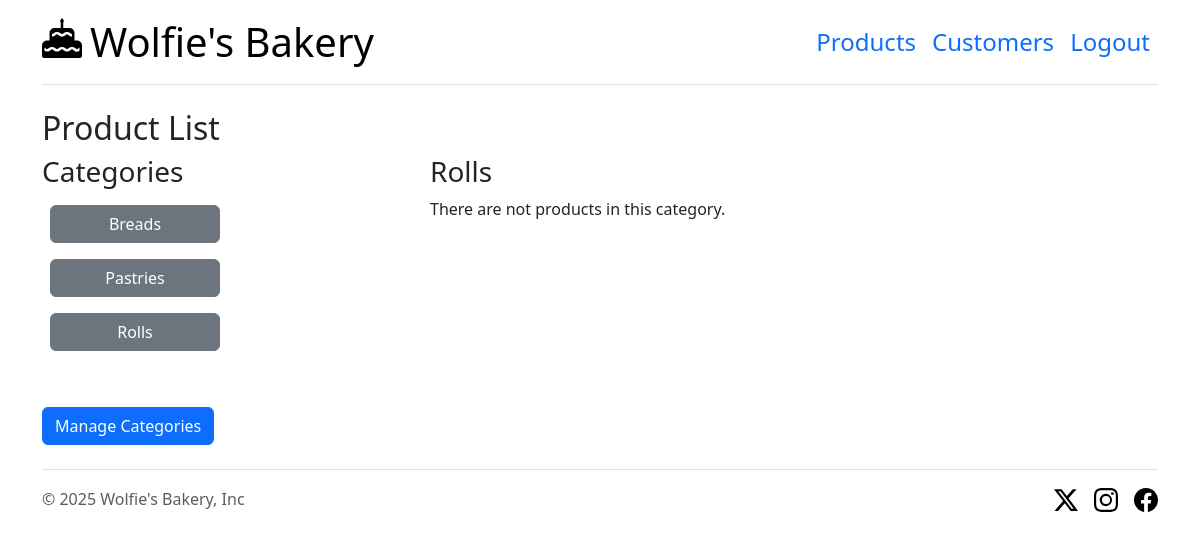
The page /product?category_id=5 (signed in) on the database its author committed.
### tables this page shows
CREATE TABLE "CATEGORIES" (
	"CategoryID"	INTEGER NOT NULL UNIQUE,
	"CategoryName"	TEXT NOT NULL UNIQUE,
	PRIMARY KEY("CategoryID" AUTOINCREMENT)
);

### app.py (the view)
@app.route("/product")
def product_list():
    if "logged_in" not in session or not session["logged_in"]:
        return app.redirect(url_for("login"))
    category_id_string = request.args.get("category_id")
    categories = CategoriesTable.get()
    if category_id_string and category_id_string.isdigit():
        category_id = int(category_id_string)
        if CategoriesTable.get_by_id(category_id) is None:
            category_id = categories[0]["CategoryID"]
    else:
        category_id = categories[0]["CategoryID"]
    products = ProductsTable.get_by_category_id(category_id)
    category = CategoriesTable.get_by_id(category_id)
    category_name = category["CategoryName"]
    return render_template(
        "product_list.jinja",
        category_name=category_name,
        categories=categories,
        products=products,
    )

### app.py (called while the page is built)
@app.teardown_appcontext
def close_connection(exception):
    close_db()

### model/categories_table.py (called while the page is built)
    @staticmethod
    def get():
        try:
            db = get_db()
            result = db.execute("SELECT * FROM CATEGORIES")
            categories = result.fetchall()
            categories = [dict(category) for category in categories]
            return categories
        except sqlite3.Error as error:
            print("ERROR: " + str(error))
            abort(500)

    @staticmethod
    def get_by_id(category_id):
        try:
            db = get_db()
            query = "SELECT * FROM CATEGORIES WHERE CategoryID = ?"
            data = [category_id]
            result = db.execute(query, data)
            category = result.fetchone()
            if category is not None:
                category = dict(category)
            return category
        except sqlite3.Error as error:
            print("ERROR: " + str(error))
            abort(500)

### model/database.py (called while the page is built)
def get_db():
    db = getattr(g, "_database", None)
    if db is None:
        db = g._database = sqlite3.connect(DATABASE)
        db.row_factory = sqlite3.Row
    return db

### model/products_table.py (called while the page is built)
    @staticmethod
    def get_by_category_id(category_id):
        try:
            db = get_db()
            query = "SELECT * FROM PRODUCTS WHERE CategoryID = ?"
            data = [category_id]
            result = db.execute(query, data)
            products = result.fetchall()
            products = [dict(product) for product in products]
            return products
        except sqlite3.Error as error:
            print("ERROR: " + str(error))
            abort(500)

### templates/product_list.jinja
{% extends "base.jinja" %}
{% block content %}
<main>
    <h2>Product List</h2>
    <div class="row g-5">
        <div class="col-md-4">
            <h3>Categories</h3>
            {% for category in categories %}
                <div class="block">
                <a href="{{ url_for('product_list', category_id=category.CategoryID) }}" class="m-2 w-50 btn btn-secondary">
                    {{ category.CategoryName }}
                </a>
                </div>
            {% endfor %}
        </div>
        <div class="col-md-8">
            <h3> {{ category_name }} </h3>
            {% if products %}
            <table class="table table-striped w-auto">
                <thead class="table-dark">
                    <tr>
                        <th>Code</th>
                        <th>Name</th>
                        <th class="right">Price</th>
                        <th>&nbsp;</th>
                    </tr>
                </thead>
                <tbody>
                    {% for product in products %}
                    <tr>
                        <td>{{ product.ProductCode }}</td>
                        <td>{{ product.ProductName }}</td>
                        <td class="right">{{ '%.2f'|format(product.Price) }}</td>
                        <td>
                            <form method="post" action="{{ url_for('delete_product') }}">
                                <input name="product_id" type="hidden" value="{{ product.ProductID }}">
                                <input name="category_id" type="hidden" value="{{ product.CategoryID }}">
                                <input type="submit" class="btn btn-secondary" value="Delete">
                            </form>
                        </td>
                    </tr>
                    {% endfor %}
                </tbody>
            </table>
            {% else %}
                <div> There are not products in this category.</div>
            {% endif %}
        </div>
        <div>
            <a href="{{ url_for('category_list') }}" class="btn btn-primary">Manage Categories</a>
        </div>
    </div>
</main>
{% endblock %}

### rows shown on the page
CATEGORIES: CategoryName "Breads"
CATEGORIES: CategoryName "Pastries"
CATEGORIES: CategoryName "Rolls"
